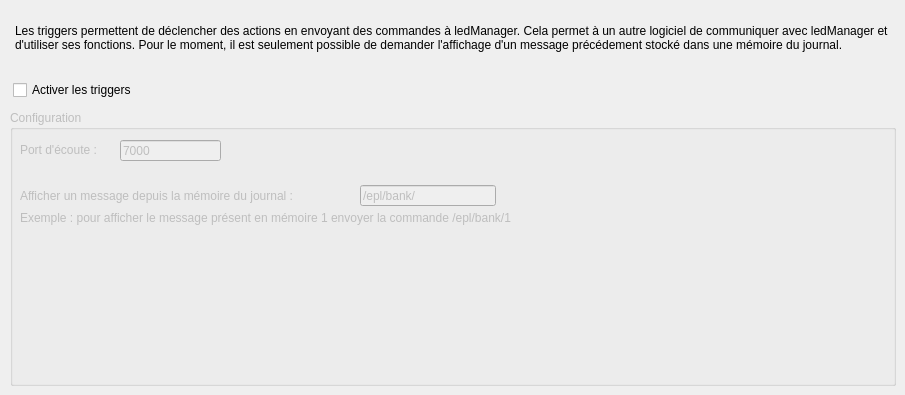
    <widget class="QWidget" name="triggerTab">
     <attribute name="title">
      <string>Triggers</string>
     </attribute>
     <widget class="QLabel" name="label_34">
      <property name="geometry">
       <rect>
        <x>15</x>
        <y>10</y>
        <width>881</width>
        <height>56</height>
       </rect>
      </property>
      <property name="midLineWidth">
       <number>0</number>
      </property>
      <property name="text">
       <string>Les triggers permettent de déclencher des actions en envoyant des commandes à ledManager. Cela permet à un autre logiciel de communiquer avec ledManager et d'utiliser ses fonctions. Pour le moment, il est seulement possible de demander l'affichage d'un message précédement stocké dans une mémoire du journal.</string>
      </property>
      <property name="wordWrap">
       <bool>true</bool>
      </property>
     </widget>
     <widget class="QCheckBox" name="checkBox">
      <property name="geometry">
       <rect>
        <x>13</x>
        <y>80</y>
        <width>156</width>
        <height>20</height>
       </rect>
      </property>
      <property name="text">
       <string>Activer les triggers</string>
      </property>
     </widget>
     <widget class="QGroupBox" name="groupTriggersConfig">
      <property name="enabled">
       <bool>false</bool>
      </property>
      <property name="geometry">
       <rect>
        <x>10</x>
        <y>110</y>
        <width>886</width>
        <height>276</height>
       </rect>
      </property>
      <property name="title">
       <string>Configuration</string>
      </property>
      <widget class="QLabel" name="label_35">
       <property name="geometry">
        <rect>
         <x>10</x>
         <y>32</y>
         <width>96</width>
         <height>16</height>
        </rect>
       </property>
       <property name="text">
        <string>Port d'écoute :</string>
       </property>
      </widget>
      <widget class="QLineEdit" name="triggerPort">
       <property name="geometry">
        <rect>
         <x>110</x>
         <y>30</y>
         <width>101</width>
         <height>21</height>
        </rect>
       </property>
       <property name="text">
        <string>7000</string>
       </property>
      </widget>
      <widget class="QLineEdit" name="triggerDisplay">
       <property name="geometry">
        <rect>
         <x>350</x>
         <y>75</y>
         <width>136</width>
         <height>21</height>
        </rect>
       </property>
       <property name="text">
        <string>/epl/bank/</string>
       </property>
      </widget>
      <widget class="QLabel" name="label_36">
       <property name="geometry">
        <rect>
         <x>10</x>
         <y>78</y>
         <width>336</width>
         <height>16</height>
        </rect>
       </property>
       <property name="text">
        <string>Afficher un message depuis la mémoire du journal :</string>
       </property>
      </widget>
      <widget class="QLabel" name="label_37">
       <property name="geometry">
        <rect>
         <x>10</x>
         <y>100</y>
         <width>801</width>
         <height>16</height>
        </rect>
       </property>
       <property name="text">
        <string>Exemple : pour afficher le message présent en mémoire 1 envoyer la commande /epl/bank/1</string>
       </property>
      </widget>
     </widget>
    </widget>
